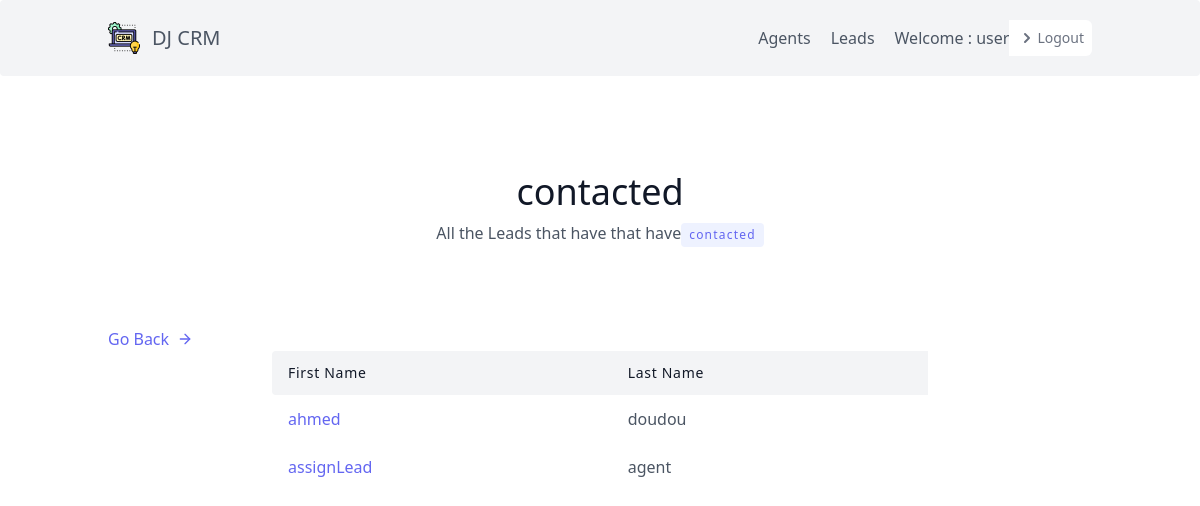
The page /leads/categories/1/ (signed in) on the database its author committed.
### leads/models.py (models this page shows, shortened)
class User(AbstractUser):
    is_organisor = models.BooleanField(default=True)
    is_agent = models.BooleanField(default=False)

class Category(models.Model):
    name = models.CharField(max_length=30)
    organisation = models.ForeignKey(UserProfile, on_delete=models.CASCADE)

class Lead(models.Model):
    first_name = models.CharField( max_length=50)
    last_name  = models.CharField( max_length=50)
    age        = models.IntegerField(default=0)
    organisation = models.ForeignKey(UserProfile, on_delete=models.CASCADE)
    agent      = models.ForeignKey("Agent", null=True, blank=True, on_delete=models.SET_NULL)
    category = models.ForeignKey("Category", related_name="leads", null=True, blank=True, on_delete=models.SET_NULL)
    description = models.TextField()
    date_added = models.DateTimeField(auto_now_add=True)
    phone_number = models.CharField(max_length=20)
    email = models.EmailField()
    profile_picture = models.ImageField(null=True, blank=True,upload_to='profiles/')
    objects = LeadManager()

### leads/views.py (the view)
# urls.py: path('categories/<int:pk>/',CategoryDetailView.as_view(), name='category-detail'),
class CategoryDetailView(LoginRequiredMixin, generic.DetailView):
    template_name ="Lead/detail_category.html"
    context_object_name = "category"
    def get_queryset(self):
         user = self.request.user
         if user.is_organisor:
            queryset = Category.objects.filter(organisation=user.userprofile)
         else:
            queryset = Category.objects.filter(organisation=user.agent.organisation)
         return queryset

### leads/models.py (called while the page is built)
    def get_queryset(self):
        return super().get_queryset()

### leads/templates/Lead/detail_category.html
{% extends 'base.html' %} {% block content %}
<section class="text-gray-600 body-font">
    <div class="container px-5 py-24 mx-auto">
        <div class="flex flex-col text-center w-full mb-20">
            <h1 class="sm:text-4xl text-3xl font-medium title-font mb-2 text-gray-900">{{ category.name }}</h1>
            <p class="lg:w-2/3 mx-auto leading-relaxed text-base"> All the Leads that have that have<span class="inline-block py-1 px-2 rounded bg-indigo-50 text-indigo-500 text-xs font-medium tracking-widest">{{category.name}}</span></p>
        </div>
         <a href="{% url 'leads:category-list' %}" class="text-indigo-500 inline-flex items-center md:mb-2 lg:mb-0"> Go Back
                <svg class="w-4 h-4 ml-2" viewBox="0 0 24 24" stroke="currentColor" stroke-width="2" fill="none" stroke-linecap="round" stroke-linejoin="round">
                  <path d="M5 12h14"></path>
                  <path d="M12 5l7 7-7 7"></path>
                </svg>
              </a>
        <div class="lg:w-2/3 w-full mx-auto overflow-auto">
            <table class="table-auto w-full text-left whitespace-no-wrap">
                <thead>
                    <tr>
                        <th class="px-4 py-3 title-font tracking-wider font-medium text-gray-900 text-sm bg-gray-100 rounded-tl rounded-bl">First Name</th>
                        <th class="px-4 py-3 title-font tracking-wider font-medium text-gray-900 text-sm bg-gray-100">Last Name</th>
                    </tr>
                </thead>
                <tbody>
                {% for lead in category.leads.all %}
                    <tr>
                       <td class="px-4 py-3"> <a href="{% url 'leads:detail-lead' lead.pk %}" class="text-indigo-500 hover:text-blue-500">{{ lead.first_name }}</a></td>
                        <td class="px-4 py-3">{{ lead.last_name }}</td>
                    </tr>
                {% endfor %}
                </tbody>
            </table>
        </div>
    </div>
</section>
{% endblock content%}

### templates/navbar.html (shortened to what this page needs)
{% load static %}
<header class="text-gray-600 body-font bg-gray-100 rounded">
    <div class="container mx-auto flex flex-wrap p-5 flex-col md:flex-row items-center">
        <a href="{% url 'dashbord' %}" class="flex title-font font-medium items-center text-gray-900 mb-4 md:mb-0">
            <div class="flex-shrink-0">
                <img class="h-8 w-8" src="{% static 'img/logo.png' %}" alt="Workflow">
            </div>
            <a href="{% url 'dashbord' %}"><span class="ml-3 text-xl">DJ CRM</span></a>
        </a>
        <nav class="md:ml-auto flex flex-wrap items-center text-base justify-center ">
            {% if not request.user.is_authenticated %}
            <a href=" {% url 'signup' %} " class="font-medium text-gree-600 hover:text-indigo-500 ml-5 rounded ">Sign up</a>
            <a href=" {% url 'login' %} " class="font-medium text-indigo-600 hover:text-indigo-500 ml-5 rounded ">Log in</a>
        </nav>
        {% else %} {% if request.user.is_organisor %}
        <a href=" {% url 'agents:agent' %} " class="mr-5 hover:text-gray-900">Agents</a> {% endif %}
        <a href=" {% url 'leads:home' %} " class="mr-5 hover:text-gray-900">Leads</a>
        <p> Welcome : {{ request.user.username }} </p>
        {% if request.user.is_authenticated %}
        <a href="{% url 'logout' %}" class="relative inline-flex items-center px-2 py-2 rounded-r-md bg-white text-sm font-medium text-gray-500 hover:bg-gray-50">
            <svg class="h-5 w-5" xmlns="http://www.w3.org/2000/svg" viewBox="0 0 20 20" fill="currentColor" aria-hidden="true">
            <path fill-rule="evenodd" d="M7.293 14.707a1 1 0 010-1.414L10.586 10 7.293 6.707a1 1 0 011.414-1.414l4 4a1 1 0 010 1.414l-4 4a1 1 0 01-1.414 0z" clip-rule="evenodd" />
          </svg>Logout
        </a>
        {% endif %} {% endif %}
    </div>
</header>

### rows shown on the page
User: user.username "user"
Category: name "contacted"
Lead: first_name "ahmed", last_name "doudou"
Lead: first_name "assignLead", last_name "agent"
